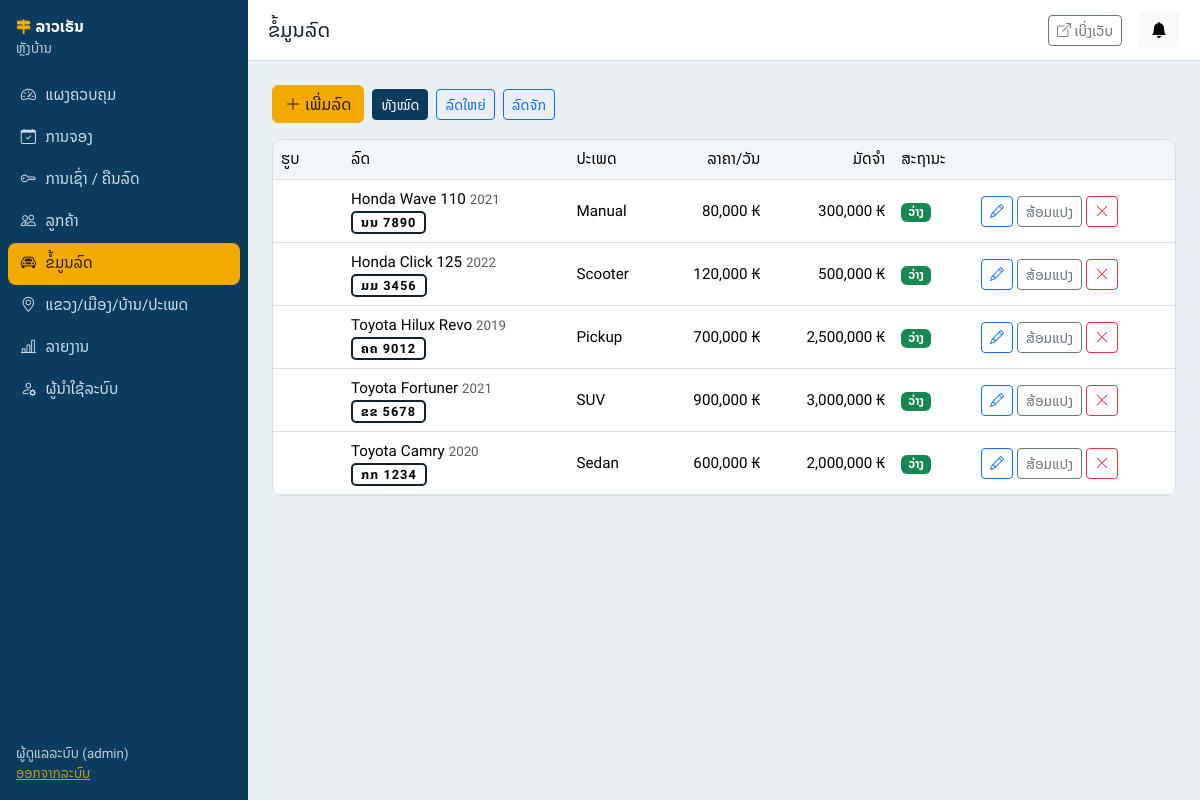
Page /admin/vehicles.php (signed in) on the committed database.
### tables this page shows
CREATE TABLE users (
  user_id INT AUTO_INCREMENT PRIMARY KEY,
  role_id INT NOT NULL,
  username VARCHAR(50) NOT NULL UNIQUE,
  password_hash VARCHAR(255) NOT NULL,    
  full_name VARCHAR(150) NOT NULL,
  phone VARCHAR(20),
  status ENUM('active','inactive') DEFAULT 'active',
  last_login DATETIME NULL,
  created_at TIMESTAMP DEFAULT CURRENT_TIMESTAMP,
  FOREIGN KEY (role_id) REFERENCES roles(role_id)
);

CREATE TABLE roles (
  role_id INT AUTO_INCREMENT PRIMARY KEY,
  role_name VARCHAR(50) NOT NULL   
);

CREATE TABLE vehicles (
  vehicle_id INT AUTO_INCREMENT PRIMARY KEY,
  type_id INT NOT NULL,
  plate_no VARCHAR(30) NOT NULL UNIQUE,
  brand VARCHAR(80) NOT NULL,
  model VARCHAR(80) NOT NULL,
  year YEAR,
  color VARCHAR(40),
  transmission ENUM('manual','auto') NULL,
  fuel_type ENUM('petrol','diesel','hybrid','electric') NULL,
  seats TINYINT NULL,
  daily_rate DECIMAL(12,2) NOT NULL,
  deposit_amount DECIMAL(12,2) DEFAULT 0,
  mileage INT DEFAULT 0,
  image VARCHAR(255),
  status ENUM('available','reserved','rented','maintenance','inactive') DEFAULT 'available',
  created_at TIMESTAMP DEFAULT CURRENT_TIMESTAMP,
  FOREIGN KEY (type_id) REFERENCES vehicle_types(type_id)
);

CREATE TABLE vehicle_types (
  type_id INT AUTO_INCREMENT PRIMARY KEY,
  type_name VARCHAR(100) NOT NULL,                  
  category ENUM('car','motorcycle') NOT NULL
);

### admin/vehicles.php (the view, shortened to what this page needs)
<?php
require_once __DIR__ . '/../includes/functions.php';
$u = require_admin(['admin', 'staff']);
$pageTitle = 'ຂໍ້ມູນລົດ';
$cat = $_GET['category'] ?? '';
$sql = "SELECT v.*, t.type_name, t.category FROM vehicles v JOIN vehicle_types t ON t.type_id=v.type_id";
$p = [];
$rows = q($sql . " ORDER BY v.vehicle_id DESC", $p)->fetchAll();
include __DIR__ . '/../includes/admin_header.php';
?>
<div class="d-flex flex-wrap gap-2 mb-3">
    <button class="btn btn-warning" id="btnNew"><i class="bi bi-plus-lg"></i> ເພີ່ມລົດ</button>
    <?php foreach (['' => 'ທັງໝົດ', 'car' => 'ລົດໃຫຍ່', 'motorcycle' => 'ລົດຈັກ'] as $k => $l): ?>
    <a class="btn btn-sm align-self-center <?= $cat === $k ? 'btn-primary' : 'btn-outline-primary' ?>"
        href="?category=<?= $k ?>"><?= $l ?></a>
    <?php endforeach; ?>
</div>
<div class="panel p-0 table-responsive">
    <table class="table table-hover align-middle mb-0">
        <thead>
            <tr>
                <th>ຮູບ</th>
                <th>ລົດ</th>
                <th>ປະເພດ</th>
                <th class="text-end">ລາຄາ/ວັນ</th>
                <th class="text-end">ມັດຈຳ</th>
                <th>ສະຖານະ</th>
                <th></th>
            </tr>
        </thead>
        <tbody>
            <?php foreach ($rows as $v): ?>
            <tr>
                <td style="width:70px"><?php if ($v['image']): ?><img src="<?= url($v['image']) ?>" alt=""
                        style="width:60px;height:40px;object-fit:cover;border-radius:4px"><?php endif; ?></td>
                <td><?= e($v['brand'] . ' ' . $v['model']) ?> <small
                        class="text-muted"><?= e($v['year']) ?></small><br><span
                        class="plate"><?= e($v['plate_no']) ?></span></td>
                <td><?= e($v['type_name']) ?></td>
                <td class="text-end"><?= money($v['daily_rate']) ?></td>
                <td class="text-end"><?= money($v['deposit_amount']) ?></td>
                <td><?= badge($v['status']) ?></td>
                <td class="text-nowrap">
                    <button class="btn btn-sm btn-outline-primary btn-edit"
                        data-v="<?= e(json_encode($v, JSON_UNESCAPED_UNICODE)) ?>"><i class="bi bi-pencil"></i></button>
                    <?php if ($v['status'] === 'available'): ?>
                    <button class="btn btn-sm btn-outline-secondary js-post" data-confirm="ສົ່ງລົດເຂົ້າສ້ອມແປງ?"
                        data-post='{"act":"status","status":"maintenance","id":<?= $v['vehicle_id'] ?>}'>ສ້ອມແປງ</button>
                    <?php elseif (in_array($v['status'], ['maintenance', 'inactive'], true)): ?>
                    <button class="btn btn-sm btn-outline-success js-post" data-confirm="ເປີດໃຫ້ເຊົ່າໄດ້?"
                        data-post='{"act":"status","status":"available","id":<?= $v['vehicle_id'] ?>}'>ເປີດໃຫ້ເຊົ່າ</button>
                    <?php endif; ?>
                    <?php if ($v['status'] !== 'inactive' && $v['status'] !== 'rented'): ?>
                    <button class="btn btn-sm btn-outline-danger js-post" data-confirm="ປິດໃຊ້ງານລົດຄັນນີ້?"
                        data-post='{"act":"status","status":"inactive","id":<?= $v['vehicle_id'] ?>}'><i
                            class="bi bi-x-lg"></i></button>
                    <?php endif; ?>
                </td>
            </tr>
            <?php endforeach; ?>
        </tbody>
    </table>
</div>
<?php
include __DIR__ . '/../includes/admin_footer.php'; ?>

### includes/admin_header.php (shortened to what this page needs)
<?php
require_once __DIR__ . '/functions.php';
$adm = require_admin();
$pageTitle = $pageTitle ?? 'ແຜງຄວບຄຸມ';
$cur = basename($_SERVER['SCRIPT_NAME']);
$menu = [
  ['index.php',     'bi-speedometer2',   'ແຜງຄວບຄຸມ',  ['admin','staff','cashier']],
  ['bookings.php',  'bi-calendar-check', 'ການຈອງ',      ['admin','staff']],
  ['rentals.php',   'bi-key',            'ການເຊົ່າ / ຄືນລົດ', ['admin','staff','cashier']],
  ['customers.php', 'bi-people',         'ລູກຄ້າ',      ['admin','staff']],
  ['vehicles.php',  'bi-car-front',      'ຂໍ້ມູນລົດ',   ['admin','staff']],
  ['master.php',    'bi-geo-alt',        'ແຂວງ/ເມືອງ/ບ້ານ/ປະເພດ', ['admin']],
  ['reports.php',   'bi-bar-chart-line', 'ລາຍງານ',      ['admin','cashier']],
  ['users.php',     'bi-person-gear',    'ຜູ້ນຳໃຊ້ລະບົບ', ['admin']],
];
?>
<!DOCTYPE html>
<html lang="lo">
<head>
    <link href="https://cdn.jsdelivr.net/npm/bootstrap@5.3.3/dist/css/bootstrap.min.css" rel="stylesheet">
    <link href="https://cdn.jsdelivr.net/npm/bootstrap-icons@1.11.3/font/bootstrap-icons.min.css" rel="stylesheet">
    <link href="<?= url('assets/css/style.css') ?>" rel="stylesheet">
</head>
<body class="adm">
    <div class="adm-wrap">
        <aside class="adm-side" id="side">
            <div class="brand p-3"><i class="bi bi-signpost-2-fill"></i> <?= APP_NAME ?><small
                    class="d-block fw-normal opacity-75">ຫຼັງບ້ານ</small></div>
            <nav class="nav flex-column px-2">
                <?php foreach ($menu as [$f, $ic, $label, $roles]): if (!in_array($adm['role_name'], $roles, true)) continue; ?>
                <a class="nav-link <?= $cur === $f ? 'active' : '' ?>" href="<?= url('admin/' . $f) ?>"><i
                        class="bi <?= $ic ?>"></i> <?= $label ?></a>
                <?php endforeach; ?>
            </nav>
            <div class="p-3 mt-auto small opacity-75">
                <?= e($adm['full_name']) ?> (<?= e($adm['role_name']) ?>)<br>
                <a class="text-warning" href="<?= url('admin/logout.php') ?>">ອອກຈາກລະບົບ</a>
            </div>
        </aside>
        <main class="adm-main">
            <header class="adm-top d-flex align-items-center gap-3">
                <h1 class="h5 m-0 flex-grow-1"><?= e($pageTitle) ?></h1>
                <a class="btn btn-sm btn-outline-secondary" href="<?= url() ?>" target="_blank"><i
                        class="bi bi-box-arrow-up-right"></i> ເບິ່ງເວັບ</a>
                <div class="dropdown">
                    <button class="btn btn-light position-relative" data-bs-toggle="dropdown"
                        data-bs-auto-close="outside" id="bellBtn">
                        <i class="bi bi-bell-fill"></i>
                    </button>
                </div>
            </header>
            <div class="p-3 p-lg-4">

### includes/functions.php (shortened to what this page needs)
<?php
function db(): PDO
{
    static $pdo = null;
    if (!$pdo) {
        $pdo = new PDO(
            'mysql:host=' . DB_HOST . ';dbname=' . DB_NAME . ';charset=utf8mb4',
            DB_USER,
            DB_PASS,
            [
                PDO::ATTR_ERRMODE => PDO::ERRMODE_EXCEPTION,
                PDO::ATTR_DEFAULT_FETCH_MODE => PDO::FETCH_ASSOC,
                PDO::ATTR_EMULATE_PREPARES => false
            ]
        );
        $pdo->exec("SET time_zone = '+07:00'");
    }
    return $pdo;
}
function q(string $sql, array $p = []): PDOStatement
{
    $s = db()->prepare($sql);
    $s->execute($p);
    return $s;
}
function e($v): string
{
    return htmlspecialchars((string)$v, ENT_QUOTES, 'UTF-8');
}
function url(string $p = ''): string
{
    return BASE_URL . '/' . ltrim($p, '/');
}
function money($n): string
{
    return number_format((float)$n, 0, '.', ',') . ' ' . CURRENCY;
}
function admin(): ?array
{
    static $u = false;
    if ($u === false) {
        $u = null;
        if (!empty($_SESSION['user_id'])) {
            $u = q("SELECT u.*, r.role_name FROM users u JOIN roles r ON r.role_id=u.role_id
                    WHERE u.user_id=? AND u.status='active'", [$_SESSION['user_id']])->fetch() ?: null;
        }
    }
    return $u;
}
function require_admin(array $roles = [], bool $json = false): array
{
    $u = admin();
    return $u;
}
function badge(string $s): string
{
    [$t, $c] = STATUS_LABEL[$s] ?? [$s, 'secondary'];
    return '<span class="badge text-bg-' . $c . '">' . e($t) . '</span>';
}

### assets/css/style.css (style rules this page uses)
:root { --mekong:#0B3C5D; --mekong-2:#12537F; --saffron:#F2A900; --road:#C8372D; --paddy:#2E8B57; --paper:#EAF0F4; --card:#fff; --ink:#14212B; --muted:#5E7080; --line:#D5DEE5; }
body { font-family:'Noto Sans Lao','Sora',system-ui,sans-serif;color:var(--ink);background:var(--paper);font-size:.95rem }
h1,h2,h3,.brand,.plate,.stat .n { font-family:'Sora','Noto Sans Lao',sans-serif }
a { color:var(--mekong-2) }
.btn-primary { --bs-btn-bg:var(--mekong);--bs-btn-border-color:var(--mekong);--bs-btn-hover-bg:var(--mekong-2);--bs-btn-hover-border-color:var(--mekong-2);--bs-btn-active-bg:var(--mekong-2) }
.btn-warning { --bs-btn-bg:var(--saffron);--bs-btn-border-color:var(--saffron);--bs-btn-color:#2A1D00 }
.brand { color:#fff!important;font-weight:700;letter-spacing:.2px }
.brand .bi { color:var(--saffron) }
.plate { display:inline-block;border:2px solid var(--ink);border-radius:5px;padding:0 .5rem;font-size:.8rem;font-weight:700;letter-spacing:1px;background:#fff;width:fit-content }
.panel { background:var(--card);border:1px solid var(--line);border-radius:10px;padding:1.25rem }
.adm-wrap { display:flex;min-height:100vh }
.adm-side { width:248px;background:var(--mekong);color:#fff;display:flex;flex-direction:column;position:sticky;top:0;height:100vh;flex-shrink:0 }
.adm-side .nav-link { color:#CFE0EC;border-radius:8px;padding:.6rem .8rem;display:flex;gap:.6rem;align-items:center }
.adm-side .nav-link.active { background:var(--saffron);color:#2A1D00;font-weight:500 }
.adm-main { flex:1;min-width:0 }
.adm-top { background:#fff;border-bottom:1px solid var(--line);padding:.7rem 1.25rem;position:sticky;top:0;z-index:20 }
.table thead th { background:#F3F7FA;font-weight:500;white-space:nowrap }

### rows in the picture
users: full_name "ຜູ້ດູແລລະບົບ", role.role_name "admin"
vehicles: brand+model "Honda Wave 110", year "2021", plate_no "ນນ 7890", type.type_name "Manual", daily_rate "80,000 ₭", deposit_amount "300,000 ₭"
vehicles: brand+model "Honda Click 125", year "2022", plate_no "ມມ 3456", type.type_name "Scooter", daily_rate "120,000 ₭", deposit_amount "500,000 ₭"
vehicles: brand+model "Toyota Hilux Revo", year "2019", plate_no "ຄຄ 9012", type.type_name "Pickup", daily_rate "700,000 ₭", deposit_amount "2,500,000 ₭"
vehicles: brand+model "Toyota Fortuner", year "2021", plate_no "ຂຂ 5678", type.type_name "SUV", daily_rate "900,000 ₭", deposit_amount "3,000,000 ₭"
vehicles: brand+model "Toyota Camry", year "2020", plate_no "ກກ 1234", type.type_name "Sedan", daily_rate "600,000 ₭", deposit_amount "2,000,000 ₭"

### other values in the picture
APP_NAME "ລາວເຣັນ"
$label "ແຜງຄວບຄຸມ"
$label "ການຈອງ"
$label "ການເຊົ່າ / ຄືນລົດ"
$label "ລູກຄ້າ"
$label "ຂໍ້ມູນລົດ"
$label "ແຂວງ/ເມືອງ/ບ້ານ/ປະເພດ"
$label "ລາຍງານ"
$label "ຜູ້ນຳໃຊ້ລະບົບ"
$pageTitle "ຂໍ້ມູນລົດ"
$l "ທັງໝົດ"
$l "ລົດໃຫຍ່"
$l "ລົດຈັກ"
